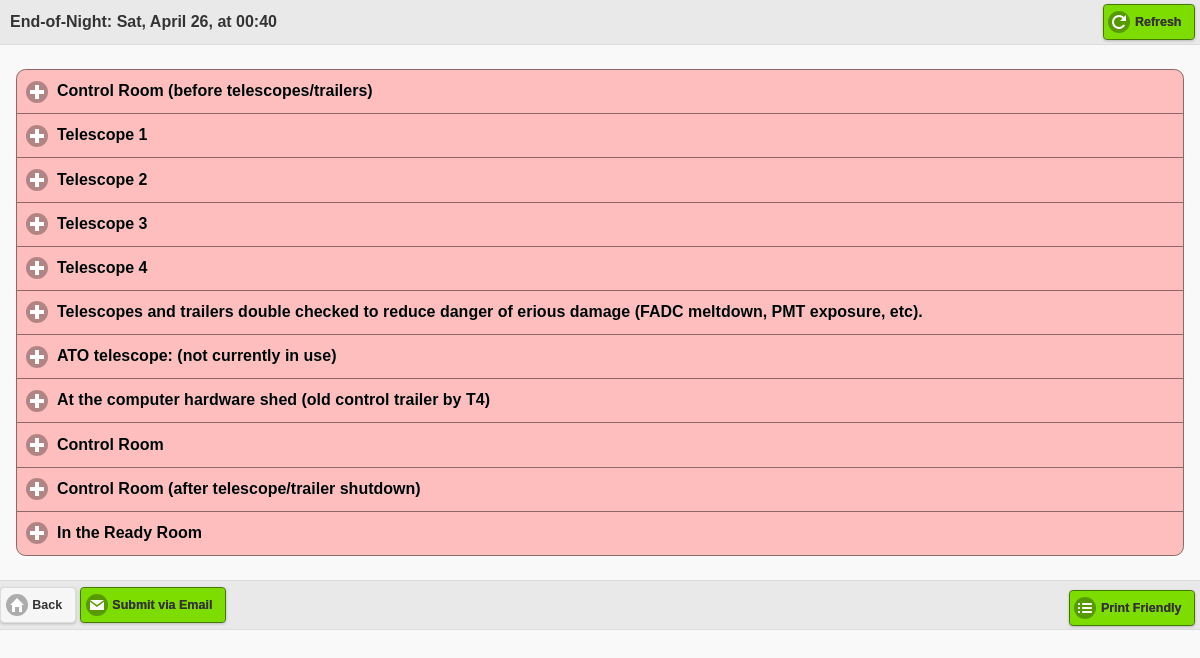
Page /beta/9/ (signed in) on the committed database.
### beta/models.py (models this page shows, shortened)
class List(models.Model):
	name = models.CharField(max_length=200)
	pub_date = models.DateTimeField('date published')
	observers_list = models.CharField(max_length=75, default="")
	email_has_been_sent = models.BooleanField(default=False)

class ChoiceGroup(models.Model):
	parent = models.ForeignKey(List)
	group_text = models.CharField(max_length = 150)
	subtext = models.CharField(max_length=80, default=" ")
	number_of_details = models.IntegerField(default=0)
	def get_swatch(self):
		total=0
		checked=0
		for choice in self.choice_set.all():
			total = total + 1
			if choice.isChecked:
				checked = checked + 1
		if checked==total:
			return "b"
		if checked==0:
			return "c"
		return "d"

### beta/views.py (the view)
# urls.py: url(r'^(?P<list_id>\d+)/$', views.detail, name='detail'),
@login_required(login_url='/beta/login/')
def detail(request, list_id):
	if request.method=="POST":
		vlist = get_object_or_404(List, pk=list_id)
		if 'notetext' in request.POST:
			note=request.POST['notetext']
			user=request.user.username
			time=str( strftime("%H:%M", localtime()))
			cg = request.POST['choicegroupid']
			cg = ChoiceGroup.objects.get(id=cg)
			note_obj = cg.note_set.create(text=note, user=user, time=time)
			note_obj.save()
			return HttpResponseRedirect(reverse('detail', args=(vlist.id,)))
		choiceid = request.POST['choiceid']
		choicechecked = request.POST['choicechecked']
		if request.user.username not in vlist.observers_list:
			vlist.observers_list = vlist.observers_list + ", "+request.user.username
		vchoice = Choice.objects.get(id=choiceid)
		vchoice.isChecked = (choicechecked == 'true')
		last_change = str( strftime("%H:%M", localtime()))
		vchoice.last_date=last_change
		vchoice.last_user=request.POST['username']
		vchoice.save()
		return HttpResponseRedirect(reverse('detail', args=(vlist.id,)))
	else:
		vlist = get_object_or_404(List, pk=list_id)
		return render(request, 'beta/detail.html', {'vlist': vlist})

### beta/templates/beta/detail.html (shortened to what this page needs)
<html>
{% load staticfiles %}
<head>
	<link rel="stylesheet" href="{% static "beta/beta-theme.min.css" %}" />
	<link rel="stylesheet" href="{% static "beta/jquery.mobile.icons.min.css" %}" />
	<link rel="stylesheet" href="{% static "beta/jquery.mobile.structure-1.4.2.min.css" %}" />
</head>
<body>
<div id="page1" data-role="page">
	<div data-role="header" data-position="fixed">
		<h3 style="text-align:left; margin-left:10px;">{{vlist.name}}</h3>
		<a href="javascript:history.go(0)" class="ui-btn-right" data-theme="b" data-icon="refresh">Refresh</a>
	</div>
	<div data-role="main" class="ui-content">
		<div data-role="collapsible-set">
			{% for group in vlist.choicegroup_set.all %}
				<div data-role="collapsible"
					data-collapsed="true"
					data-theme="{{ group.get_swatch }}"
					>
					<h1>{{group.group_text}}</h1>
				</div>
			{% endfor %}
		</div>
	</div>
	<div class="center-wrapper" data-role="footer">
		<a href="{% url 'index' %}"  data-role="button" data-icon="Home">Back</a>
		<a href="{% url 'send_prompt' vlist.id %}" data-role="button"
			data-theme="b" data-icon="mail">Submit via Email</a>
		<a href="{% url 'print_friendly' vlist.id %}" data-role="button"
			class="ui-btn-right" data-theme="b" data-icon="bullets">Print Friendly</a>
	</div>
</div>
</body>
</html>

### rows in the picture
List: name "End-of-Night: Sat, April 26, at 00:40"
ChoiceGroup: group_text "Control Room (before telescopes/trailers)"
ChoiceGroup: group_text "Telescope 1"
ChoiceGroup: group_text "Telescope 2"
ChoiceGroup: group_text "Telescope 3"
ChoiceGroup: group_text "Telescope 4"
ChoiceGroup: group_text "Telescopes and trailers double checked to reduce danger of erious damage (FADC meltdown, PMT exposure, etc)."
ChoiceGroup: group_text "ATO telescope: (not currently in use)"
ChoiceGroup: group_text "At the computer hardware shed (old control trailer by T4)"
ChoiceGroup: group_text "Control Room"
ChoiceGroup: group_text "Control Room (after telescope/trailer shutdown)"
ChoiceGroup: group_text "In the Ready Room"
